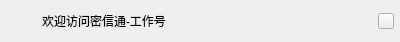
<?xml version="1.0" encoding="UTF-8"?>
<ui version="4.0">
 <class>TalkWindowItem</class>
 <widget class="QWidget" name="TalkWindowItem">
  <property name="geometry">
   <rect>
    <x>0</x>
    <y>0</y>
    <width>400</width>
    <height>42</height>
   </rect>
  </property>
  <property name="sizePolicy">
   <sizepolicy hsizetype="Expanding" vsizetype="Fixed">
    <horstretch>0</horstretch>
    <verstretch>0</verstretch>
   </sizepolicy>
  </property>
  <property name="minimumSize">
   <size>
    <width>0</width>
    <height>42</height>
   </size>
  </property>
  <property name="maximumSize">
   <size>
    <width>16777215</width>
    <height>42</height>
   </size>
  </property>
  <property name="windowTitle">
   <string>TalkWindowItem</string>
  </property>
  <layout class="QHBoxLayout" name="horizontalLayout" stretch="0,0,0">
   <property name="leftMargin">
    <number>6</number>
   </property>
   <property name="topMargin">
    <number>6</number>
   </property>
   <property name="rightMargin">
    <number>6</number>
   </property>
   <property name="bottomMargin">
    <number>6</number>
   </property>
   <item>
    <widget class="QLabel" name="headlabel">
     <property name="sizePolicy">
      <sizepolicy hsizetype="Fixed" vsizetype="Fixed">
       <horstretch>0</horstretch>
       <verstretch>0</verstretch>
      </sizepolicy>
     </property>
     <property name="minimumSize">
      <size>
       <width>30</width>
       <height>30</height>
      </size>
     </property>
     <property name="maximumSize">
      <size>
       <width>30</width>
       <height>30</height>
      </size>
     </property>
     <property name="text">
      <string/>
     </property>
    </widget>
   </item>
   <item>
    <widget class="QLabel" name="msgLabel">
     <property name="sizePolicy">
      <sizepolicy hsizetype="Expanding" vsizetype="Preferred">
       <horstretch>0</horstretch>
       <verstretch>0</verstretch>
      </sizepolicy>
     </property>
     <property name="text">
      <string>欢迎访问密信通-工作号</string>
     </property>
    </widget>
   </item>
   <item>
    <widget class="QPushButton" name="tclosebtn">
     <property name="sizePolicy">
      <sizepolicy hsizetype="Fixed" vsizetype="Fixed">
       <horstretch>0</horstretch>
       <verstretch>0</verstretch>
      </sizepolicy>
     </property>
     <property name="minimumSize">
      <size>
       <width>16</width>
       <height>16</height>
      </size>
     </property>
     <property name="maximumSize">
      <size>
       <width>16</width>
       <height>16</height>
      </size>
     </property>
     <property name="text">
      <string/>
     </property>
    </widget>
   </item>
  </layout>
 </widget>
 <layoutdefault spacing="6" margin="11"/>
 <resources/>
 <connections/>
</ui>
